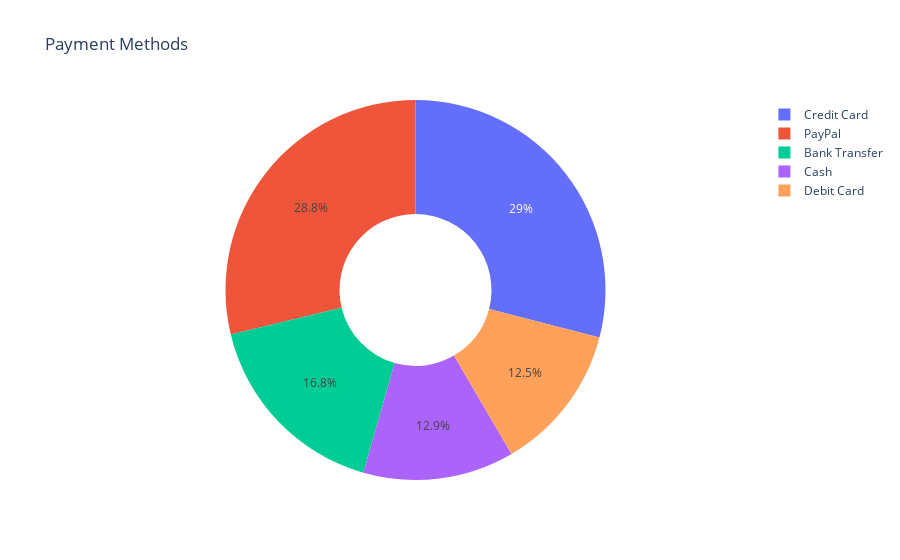

Notebook code for this chart:
### Markdown cell above
The Source DataFrame

### Code cell
draw_pie()

### Figure 1 — Plotly figure (JSON) as saved in the notebook; plotly's stock layout.template omitted (floating-point values rounded to 4 significant figures)
{"data": [{"domain": {"x": [0, 1], "y": [0, 1]}, "hole": 0.4, "hovertemplate": "Payment Method=%{label}<br>Amount=%{value}<extra></extra>", "labels": ["Credit Card", "PayPal", "Bank Transfer", "Cash", "Debit Card"], "legendgroup": "", "name": "", "showlegend": true, "type": "pie", "values": [3899, 3863, 2259, 1727, 1684]}], "layout": {"legend": {"tracegroupgap": 0}, "title": {"text": "Payment Methods"}}}
